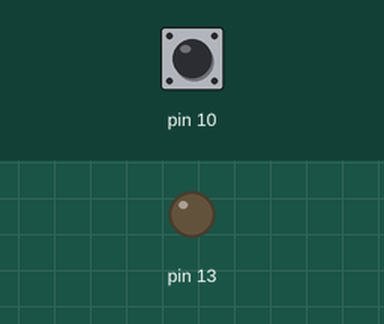
Simulated run of this sketch. Board: Arduino Uno, built with avr-gcc and run on an emulated ATmega328P. Parts: output pins drawn as LEDs (lit = HIGH). Dashed ring = blinking. The test bench sets the inputs (shaded band); at power-on: pin 10 HIGH. Pins used as bus, display or sensor lines are not drawn; what the sketch prints to the serial monitor is not drawn.

Above: at 1.2 s.
1.3 s: pin 10 pulled LOW for 0.15 s
At 2.1 s:
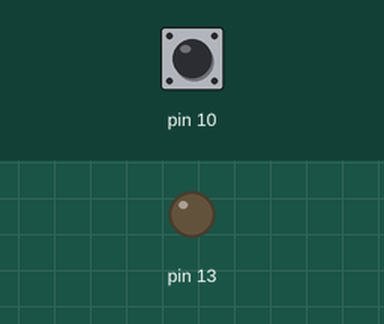
2.9 s: pin 10 pulled LOW for 1 s
At 3.05 s:
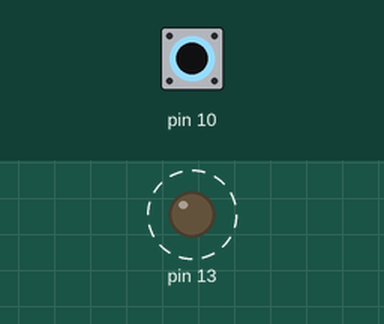
5.4 s: pin 10 driven LOW
At 5.55 s:
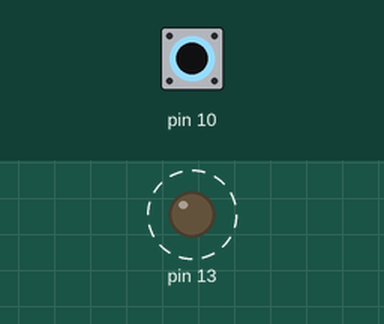
8.4 s: pin 10 driven HIGH
At 9.3 s:
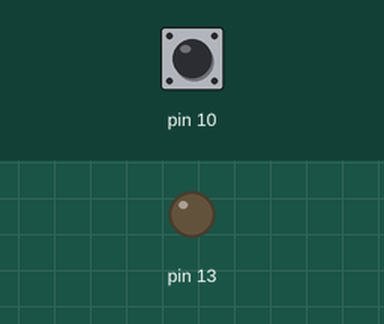
9.9 s: pin 10 pulsed LOW 5 times (0.12 s each, 0.3 s apart)
At 10.26 s:
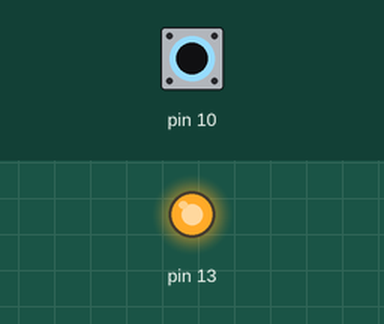
Timing chart, 0 to 12.9 s (numbered marks = the images above; inputs shaded):
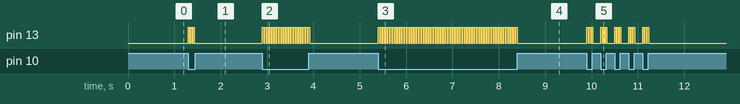

The sketch:

linTX.ino
```cpp
// (licence header left out)
/* This example code uses 2 different LIN LEDs of unknown type (acquired as
   samples).  You will have to modify this code to work with whatever LIN
   devices you have.

   TODO: make a Arduino LIN slave so the code works without modification.
 */

#include "Arduino.h"
#include "lin.h"

Lin lin;

#ifndef SIM
#define simprt p
#undef assert  // I don't want to assert in embedded code
#define assert
#else
#define simprt printf
#include <stdarg.h>
#include <assert.h>
#endif

#ifdef LIGHTUINO
// Printf-style to the USB
void p(char *fmt, ... )
{
        char tmp[128]; // resulting string limited to 128 chars
        va_list args;
        va_start (args, fmt );
        vsnprintf(tmp, 128, fmt, args);
        va_end (args);
        Usb.print(tmp);
}
#else  // We can't use the serial on a normal Arduino because it is being used by LIN
void p(char *fmt, ... )
{
}
#endif

uint8_t frame[] = { 0x7d, 0x7d, 0x00, 0x00, 0xff ,0xff, 0xff, 0x92 };
uint8_t frame2[] = {0x7d , 0x7d, 0x00, 0x00, 0xff ,0xff, 0xff, 0x93 };

void setup(void)
{
  pinMode(10, INPUT_PULLUP);
  pinMode(13, OUTPUT);
  lin.begin(19200);
  //Usb.begin();
}


 void loop(void)

{
if (digitalRead(10)== LOW) {
  digitalWrite(13, HIGH);
  lin.send(0xf0, frame,8,2);
  delay(25);
  digitalWrite(13, LOW);
  lin.send(0xf0, frame2, 8,2);
  delay(25);

  }
else {
  digitalWrite(13, LOW);
}
}
```

heapskew.h
```cpp
// (licence header left out)
#if !defined(HeapSkewH)
#define HeapSkewH

//#include "gen.hxx"
#define assert(x)

  // T must have a > comparison operator.
  // T must have a SkewHeapElem class with the variable name skewChildren; i.e. "HeapSkew<T>::SkewHeapElem  skewChildren;"
template<class T> class HeapSkew
  {
  public:

  void push  (T& t);            // Add A new element onto the heap.
  T&   pop   (void);            // Remove the top element of the heap.
  T&   front (void);            // Return the top element of the heap.
  void merge (HeapSkew& h);     // All elements of 'h will be merged into 'this.  So 'h will end empty.

  T&   clear (void);            // Remove all elements, return the root of the tree of removed nodes.

  HeapSkew():mRoot(0) {}

  ~HeapSkew() {}

  class SkewHeapElem
    {
    public:
    SkewHeapElem(): Left(0),Right(0) {}
    T* Left;
    T* Right;
    };

    // Statistics
  unsigned int DepthLastOp;
  unsigned int MaxDepth;


  private:

  T* merge (T* a, T* b);

  void PtrSwap(T **a,T **b)
    {
      T *c;
      c    = (*a);
      (*a) = (*b);
      (*b) = c;
  }


  T* mRoot;
  };


template<class T> void HeapSkew<T>::push(T& t)
  {
  assert(&t);
  t.skewChildren.Left = t.skewChildren.Right = 0;
  mRoot = merge(&t,mRoot);
  }

template<class T> T& HeapSkew<T>::pop   (void)
  {
  T& ret = *mRoot;
  if (mRoot) mRoot = merge(mRoot->skewChildren.Left, mRoot->skewChildren.Right);
  if (&ret) ret.skewChildren.Left = ret.skewChildren.Right = 0;
  return ret;
  }

template<class T> T& HeapSkew<T>::front  (void)
  {
  return *mRoot;
  }

template<class T> T& HeapSkew<T>::clear (void)
  {
  T* ret = mRoot;
  mRoot  = NULL;
  return *ret;
  }


template<class T> void HeapSkew<T>::merge (HeapSkew& h)
  {
  merge(h.mRoot);
  h.mRoot = 0;
  }


template<class T> T* HeapSkew<T>::merge (T* a, T* b)
  {
  byte SizeCtr=0;
  T *Ret;
  DepthLastOp = 0;
  if (a==0) return b;
  if (b==0) return a;

  if (*a > *b) PtrSwap(&a,&b);  /* Make a the smallest. */

  Ret=a;

  while(b!=0)
    {
    if (a->skewChildren.Right == 0) { a->skewChildren.Right=b; break; }
    if (*a->skewChildren.Right > *b) PtrSwap(&a->skewChildren.Right,&b);
    PtrSwap(&a->skewChildren.Right,&a->skewChildren.Left);
    a=a->skewChildren.Left; /* Really the right, but I just swapped them. */
    SizeCtr++;
    }

  DepthLastOp = SizeCtr;
  if (SizeCtr > MaxDepth) MaxDepth = SizeCtr;
  //  if (Count) AveHeapDepth = (99.0*AveHeapDepth+((float)SizeCtr))/100.0;
  return(Ret);
  }


template<class T> class HeapSkewMemMgmt
{

  class Wrapper
  {
  public:
    typename HeapSkew<Wrapper>::SkewHeapElem   skewChildren;
    T                                    userData;
    Wrapper(const T& data): userData(data) {}
    int operator > (const Wrapper& w) { return (userData > w.userData); }
  };

  HeapSkew<Wrapper> sk;

public:

  void push  (const T& t)
  {
    sk.push(*(new Wrapper(t)));
  }

  T   pop   (void)
  {
    Wrapper* w = &sk.pop();
    T ret = w->userData;
    delete w;
    return ret;
  }

  T&   front (void)
  {
    Wrapper* w = &sk.front();
    return w->userData;
  }

  void merge (HeapSkewMemMgmt& h)
  {
    sk.merge(h.sk);
  }

};


#endif
```

lin.cpp
```cpp
// (licence header left out)
#include "Arduino.h"
#include "lin.h"
#include <util/delay.h>

 //void p(char *fmt, ... );

LinScheduleEntry::LinScheduleEntry()
{
  // Just clear it out
  skewChildren.Left = 0; skewChildren.Right = 0;
  trigger = 0;
  callback = 0;
  addr = 0;
  len  = 0;
}

Lin::Lin(LIN_SERIAL& ser,uint8_t TxPin): serial(ser), txPin(TxPin)
{
}

void Lin::loop()
{
  LinScheduleEntry& e = scheduler.front();

  if ((&e)&&(e.trigger < millis()))
    {
      // remove this frame from the top of the heap.
      scheduler.pop();
      uint8_t proto = (e.flags&Lin2Frame) ? 2:1;
      // Do the correct LIN operation
      if (e.flags&LinReadFrame) recv(e.addr,e.data,e.len,proto);
      else                      send(e.addr,e.data,e.len,proto);

      // If there is a callback function, call it.
      if (e.callback)
        {
        uint16_t reschedule = e.callback(&e);
        if (reschedule) add(e,reschedule);  // Put the frame back on if the caller wants to repeat.
        }
    }
}

void Lin::begin(int speed)
{
  serialSpd = speed;
  serial.begin(serialSpd);
  serialOn  = 1;

  unsigned long int Tbit = 100000/serialSpd;  // Not quite in uSec, I'm saving an extra 10 to change a 1.4 (40%) to 14 below...
  unsigned long int nominalFrameTime = ((34*Tbit)+90*Tbit);  // 90 = 10*max # payload bytes + checksum (9).
  timeout = LIN_TIMEOUT_IN_FRAMES * 14 * nominalFrameTime;  // 14 is the specced addtl 40% space above normal*10 -- the extra 10 is just pulled out of the 1000000 needed to convert to uSec (so that there are no decimal #s).
}


// Generate a BREAK signal (a low signal for longer than a byte) across the serial line
void Lin::serialBreak(void)
{
  if (serialOn) serial.end();

  pinMode(txPin, OUTPUT);
  digitalWrite(txPin, LOW);  // Send BREAK
  unsigned long int brkend = (1000000UL/((unsigned long int)serialSpd));
  unsigned long int brkbegin = brkend*LIN_BREAK_DURATION;
  if (brkbegin > 16383) delay(brkbegin/1000);  // delayMicroseconds unreliable above 16383 see arduino man pages
  else delayMicroseconds(brkbegin);

  digitalWrite(txPin, HIGH);  // BREAK delimiter

  if (brkend > 16383) delay(brkend/1000);  // delayMicroseconds unreliable above 16383 see arduino man pages
  else delayMicroseconds(brkend);

  serial.begin(serialSpd);
  serialOn = 1;
}

/* Lin defines its checksum as an inverted 8 bit sum with carry */
uint8_t Lin::dataChecksum(const uint8_t* message, char nBytes,uint16_t sum)
{
    while (nBytes-- > 0) sum += *(message++);
    // Add the carry
    while(sum>>8)  // In case adding the carry causes another carry
      sum = (sum&255)+(sum>>8);
    return (~sum);
}

/* Create the Lin ID parity */
#define BIT(data,shift) ((addr&(1<<shift))>>shift)
uint8_t Lin::addrParity(uint8_t addr)
{
  uint8_t p0 = BIT(addr,0) ^ BIT(addr,1) ^ BIT(addr,2) ^ BIT(addr,4);
  uint8_t p1 = ~(BIT(addr,1) ^ BIT(addr,3) ^ BIT(addr,4) ^ BIT(addr,5));
  return (p0 | (p1<<1))<<6;
}

/* Send a message across the Lin bus */
void Lin::send(uint8_t addr, const uint8_t* message, uint8_t nBytes,uint8_t proto)
{
  uint8_t addrbyte = (addr&0x3f) | addrParity(addr);
  uint8_t cksum = dataChecksum(message,nBytes,(proto==1) ? 0:addrbyte);
  serialBreak();       // Generate the low signal that exceeds 1 char.
  serial.write(0x55);  // Sync byte
  serial.write(addrbyte);  // ID byte
  serial.write(message,nBytes);  // data bytes
  serial.write(cksum);  // checksum
}


uint8_t Lin::recv(uint8_t addr, uint8_t* message, uint8_t nBytes,uint8_t proto)
{
  uint8_t bytesRcvd=0;
  unsigned int timeoutCount=0;
  serialBreak();       // Generate the low signal that exceeds 1 char.
  serial.flush();
  serial.write(0x55);  // Sync byte
  uint8_t idByte = (addr&0x3f) | addrParity(addr);
  //p("ID byte %d", idByte);
  serial.write(idByte);  // ID byte
  pinMode(txPin, INPUT);
  digitalWrite(txPin, LOW);  // don't pull up
  do { // I hear myself
    while(!serial.available()) { _delay_us(100); timeoutCount+= 100; if (timeoutCount>=timeout) goto done; }
  } while(serial.read() != 0x55);
  do {
    while(!serial.available()) { _delay_us(100); timeoutCount+= 100; if (timeoutCount>=timeout) goto done; }
  } while(serial.read() != idByte);


  for (uint8_t i=0;i<nBytes;i++)
    {
      // This while loop strategy does not take into account the added time for the logic.  So the actual timeout will be slightly longer then written here.
      while(!serial.available()) { _delay_us(100); timeoutCount+= 100; if (timeoutCount>=timeout) goto done; }
      message[i] = serial.read();
      bytesRcvd++;
    }
  while(!serial.available()) { _delay_us(100); timeoutCount+= 100; if (timeoutCount>=timeout) goto done; }
  if (serial.available())
    {
    uint8_t cksum = serial.read();
    bytesRcvd++;
    if (proto==1) idByte = 0;  // Don't cksum the ID byte in LIN 1.x
    if (dataChecksum(message,nBytes,idByte) == cksum) bytesRcvd = 0xff;
    //p("cksum byte %x, calculated %x %x\n",cksum,dataChecksum(message,nBytes,idByte),dataChecksum(message,nBytes,0));
    }

done:
  pinMode(txPin, OUTPUT);

  return bytesRcvd;
}
```

lin.h
```cpp
// (licence header left out)
//typedef unsigned char uint8_t;
//typedef unsigned int uint16_t;
#include <inttypes.h>
#include "Arduino.h"
#include <HardwareSerial.h>

#define LIN_SERIAL            HardwareSerial
#define LIN_BREAK_DURATION    15    // Number of bits in the break.
#define LIN_TIMEOUT_IN_FRAMES 2     // Wait this many max frame times before declaring a read timeout.

#include "heapskew.h"

// This code allows you to derive from the LINFrame class to define messages of different lengths and therefore save a few bytes of RAM.  But it relies on the compiler laying out the class memory in RAM so that the derived class data directly follows the base class.
// If this is not the case in your system, the easiest way to get something working is to only allow full frames, as shown in the #else clause.
// Also, you can over-malloc the LINFrame class to create an extended data buffer.  Of course this method has its own memory management overhead.

enum
  {
    Lin1Frame = 0,
    Lin2Frame = 1,
    LinWriteFrame  = 0,
    LinReadFrame   = 2,
  };

#if 1
class LinScheduleEntry
{
public:
  LinScheduleEntry();
  unsigned long int trigger;  // When to execute (if it is scheduled)
  HeapSkew<LinScheduleEntry>::SkewHeapElem skewChildren;
  uint16_t (*callback)(LinScheduleEntry* me);  // Called after this frame is processed.  Return 1 or greater to reschedule the frame that many milliseconds from now, 0 to drop it.  if callback is NULL, frame is considered a one-shot.
  uint8_t   flags;
  uint8_t   addr;
  uint8_t   len;
  uint8_t   data[1];
  // The data bytes must follow the len field in RAM

  // So that the skew heap orders the elements by when they should be executed
  int operator > (LinScheduleEntry& ee)
  {
    return trigger > ee.trigger;
  }

};

class LinSeFullFrame:public LinScheduleEntry
{
public:
  uint8_t  dontUse[7];  // Code will actually write this by overwriting the "data" buffer in the base class.
};

#else

class LinScheduleEntry
{
public:
  LinScheduleEntry();
  HeapSkew<EnsembleElem>::SkewHeapElem skewChildren;
  uint8_t   addr;
  uint8_t   len;
  uint8_t   data[8];
};

#define LinSeFullFrame LinScheduleEntry
#endif


class Lin
{
protected:
  void serialBreak(void);
  // For Lin 1.X "start" should = 0, for Lin 2.X "start" should be the addr byte.
  static uint8_t dataChecksum(const uint8_t* message, char nBytes,uint16_t start=0);
  static uint8_t addrParity(uint8_t addr);

  HeapSkew<LinScheduleEntry> scheduler;

public:
  Lin(LIN_SERIAL& ser=Serial,uint8_t txPin=1);
  LIN_SERIAL& serial;
  uint8_t txPin;               //  what pin # is used to transmit (needed to generate the BREAK signal)
  int     serialSpd;           //  in bits/sec. Also called baud rate
  uint8_t serialOn;            //  whether the serial port is "begin"ed or "end"ed.  Optimization so we don't begin twice.
  unsigned long int timeout;   //  How long to wait for a slave to fully transmit when doing a "read".  You can modify this after calling "begin"
  void begin(int speed);

  // Send a message right now, ignoring the schedule table.
  void send(uint8_t addr, const uint8_t* message,uint8_t nBytes,uint8_t proto=2);

  // Receive a message right now, returns 0xff if good checksum, # bytes received (including checksum) if checksum is bad.
  uint8_t recv(uint8_t addr, uint8_t* message, uint8_t nBytes,uint8_t proto=2);

  // Scheduler APIs

  // Add an element to the schedule.  To remove, either clear the whole thing, or remove it when it next plays
  void add(LinScheduleEntry& entry,uint16_t when=0) { entry.trigger = millis() + when; scheduler.push(entry); }
  void clear(void) { scheduler.clear(); }
  void loop();

};
```

Measured:
- after the input at 1.3 s, pin 13: alternates HIGH for 0.03 s and LOW for 0.03 s, 6 changes in all, then stays LOW, starting at once
- after the input at 2.9 s, pin 13: alternates HIGH for 0.03 s and LOW for 0.03 s, 40 changes in all, then stays LOW, starting at once
- after the input at 5.4 s, pin 13: alternates HIGH for 0.03 s and LOW for 0.03 s, starting at once
- after the input at 8.4 s, pin 13: stops changing and stays LOW
- after the input at 9.9 s, pin 13: LOW → HIGH at once, then repeats every 0.30 s: 2 × (LOW 0.03 s, HIGH 0.03 s), LOW 0.17 s, HIGH 0.03 s, until it stays LOW from 11.2 s
